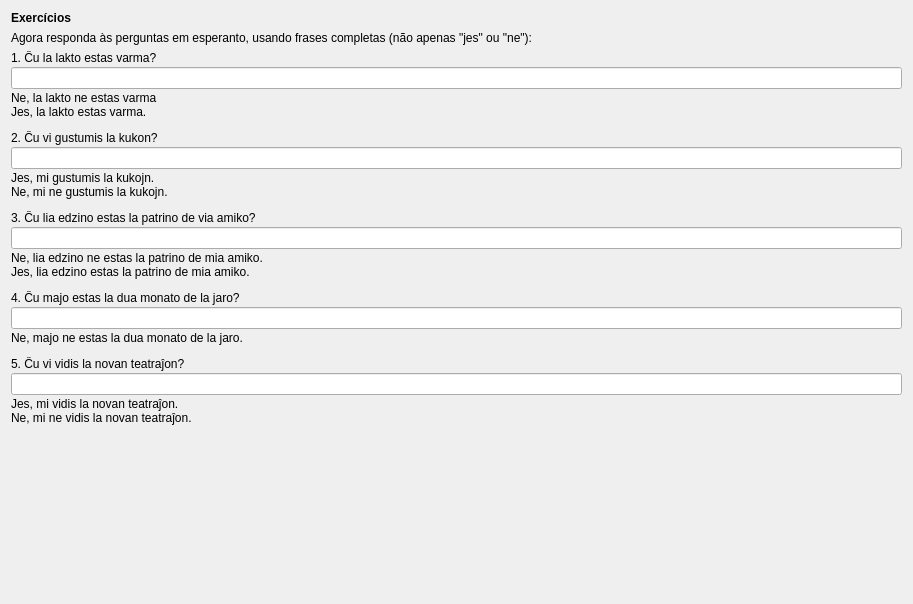
         <widget class="QWidget" name="scrollAreaWidgetContents_8">
          <property name="geometry">
           <rect>
            <x>0</x>
            <y>0</y>
            <width>913</width>
            <height>604</height>
           </rect>
          </property>
          <layout class="QVBoxLayout" name="verticalLayout_11">
           <item>
            <widget class="titolo" name="Lec04_Label6">
             <property name="sizePolicy">
              <sizepolicy hsizetype="Preferred" vsizetype="Maximum">
               <horstretch>0</horstretch>
               <verstretch>0</verstretch>
              </sizepolicy>
             </property>
             <property name="font">
              <font>
               <weight>75</weight>
               <bold>true</bold>
              </font>
             </property>
             <property name="text">
              <string>Exercícios</string>
             </property>
             <property name="wordWrap">
              <bool>true</bool>
             </property>
            </widget>
           </item>
           <item>
            <widget class="QLabel" name="Lec04_Label401">
             <property name="text">
              <string>Agora responda às perguntas em esperanto, usando frases completas (não apenas &quot;jes&quot; ou &quot;ne&quot;):</string>
             </property>
             <property name="wordWrap">
              <bool>true</bool>
             </property>
            </widget>
           </item>
           <item>
            <layout class="QVBoxLayout" name="verticalLayout_185">
             <property name="spacing">
              <number>12</number>
             </property>
             <item>
              <layout class="QVBoxLayout" name="verticalLayout_186">
               <property name="spacing">
                <number>2</number>
               </property>
               <item>
                <widget class="QLabel" name="Label385_2">
                 <property name="text">
                  <string>1. Ĉu la lakto estas varma?</string>
                 </property>
                 <property name="alignment">
                  <set>Qt::AlignBottom|Qt::AlignLeading|Qt::AlignLeft</set>
                 </property>
                 <property name="wordWrap">
                  <bool>true</bool>
                 </property>
                 <property name="buddy">
                  <cstring>lineEdit_53</cstring>
                 </property>
                 <property name="lingvo" stdset="0">
                  <string>eo</string>
                 </property>
                </widget>
               </item>
               <item>
                <widget class="cx_edit" name="lineEdit_53">
                 <property name="sizePolicy">
                  <sizepolicy hsizetype="Preferred" vsizetype="Preferred">
                   <horstretch>0</horstretch>
                   <verstretch>0</verstretch>
                  </sizepolicy>
                 </property>
                </widget>
               </item>
               <item>
                <widget class="korekta" name="label_11">
                 <property name="text">
                  <string>Ne, la lakto ne estas varma 
Jes, la lakto estas varma.</string>
                 </property>
                </widget>
               </item>
              </layout>
             </item>
             <item>
              <layout class="QVBoxLayout" name="verticalLayout_187">
               <property name="spacing">
                <number>2</number>
               </property>
               <item>
                <widget class="QLabel" name="Label386_2">
                 <property name="text">
                  <string>2. Ĉu vi gustumis la kukon?</string>
                 </property>
                 <property name="alignment">
                  <set>Qt::AlignBottom|Qt::AlignLeading|Qt::AlignLeft</set>
                 </property>
                 <property name="wordWrap">
                  <bool>true</bool>
                 </property>
                 <property name="buddy">
                  <cstring>lineEdit_54</cstring>
                 </property>
                 <property name="lingvo" stdset="0">
                  <string>eo</string>
                 </property>
                </widget>
               </item>
               <item>
                <widget class="cx_edit" name="lineEdit_54">
                 <property name="sizePolicy">
                  <sizepolicy hsizetype="Preferred" vsizetype="Preferred">
                   <horstretch>0</horstretch>
                   <verstretch>0</verstretch>
                  </sizepolicy>
                 </property>
                </widget>
               </item>
               <item>
                <widget class="korekta" name="label_12">
                 <property name="text">
                  <string>Jes, mi gustumis la kukojn. 
Ne, mi ne gustumis la kukojn.</string>
                 </property>
                </widget>
               </item>
              </layout>
             </item>
             <item>
              <layout class="QVBoxLayout" name="verticalLayout_188">
               <property name="spacing">
                <number>2</number>
               </property>
               <item>
                <widget class="QLabel" name="Label387_2">
                 <property name="text">
                  <string>3. Ĉu lia edzino estas la patrino de via amiko?</string>
                 </property>
                 <property name="alignment">
                  <set>Qt::AlignBottom|Qt::AlignLeading|Qt::AlignLeft</set>
                 </property>
                 <property name="wordWrap">
                  <bool>true</bool>
                 </property>
                 <property name="buddy">
                  <cstring>lineEdit_55</cstring>
                 </property>
                 <property name="lingvo" stdset="0">
                  <string>eo</string>
                 </property>
                </widget>
               </item>
               <item>
                <widget class="cx_edit" name="lineEdit_55">
                 <property name="sizePolicy">
                  <sizepolicy hsizetype="Preferred" vsizetype="Preferred">
                   <horstretch>0</horstretch>
                   <verstretch>0</verstretch>
                  </sizepolicy>
                 </property>
                </widget>
               </item>
               <item>
                <widget class="korekta" name="label_13">
                 <property name="text">
                  <string>Ne, lia edzino ne estas la patrino de mia amiko. 
Jes, lia edzino estas la patrino de mia amiko.</string>
                 </property>
                </widget>
               </item>
              </layout>
             </item>
             <item>
              <layout class="QVBoxLayout" name="verticalLayout_189">
               <property name="spacing">
                <number>2</number>
               </property>
               <item>
                <widget class="QLabel" name="Label388_2">
                 <property name="text">
                  <string>4. Ĉu majo estas la dua monato de la jaro?</string>
                 </property>
                 <property name="alignment">
                  <set>Qt::AlignBottom|Qt::AlignLeading|Qt::AlignLeft</set>
                 </property>
                 <property name="wordWrap">
                  <bool>true</bool>
                 </property>
                 <property name="buddy">
                  <cstring>lineEdit_56</cstring>
                 </property>
                 <property name="lingvo" stdset="0">
                  <string>eo</string>
                 </property>
                </widget>
               </item>
               <item>
                <widget class="cx_edit" name="lineEdit_56">
                 <property name="sizePolicy">
                  <sizepolicy hsizetype="Preferred" vsizetype="Preferred">
                   <horstretch>0</horstretch>
                   <verstretch>0</verstretch>
                  </sizepolicy>
                 </property>
                </widget>
               </item>
               <item>
                <widget class="korekta" name="label_14">
                 <property name="text">
                  <string>Ne, majo ne estas la dua monato de la jaro.</string>
                 </property>
                </widget>
               </item>
              </layout>
             </item>
             <item>
              <layout class="QVBoxLayout" name="verticalLayout_190">
               <property name="spacing">
                <number>2</number>
               </property>
               <item>
                <widget class="QLabel" name="Label389_2">
                 <property name="text">
                  <string>5. Ĉu vi vidis la novan teatraĵon?</string>
                 </property>
                 <property name="alignment">
                  <set>Qt::AlignBottom|Qt::AlignLeading|Qt::AlignLeft</set>
                 </property>
                 <property name="wordWrap">
                  <bool>true</bool>
                 </property>
                 <property name="buddy">
                  <cstring>lineEdit_57</cstring>
                 </property>
                 <property name="lingvo" stdset="0">
                  <string>eo</string>
                 </property>
                </widget>
               </item>
               <item>
                <widget class="cx_edit" name="lineEdit_57">
                 <property name="sizePolicy">
                  <sizepolicy hsizetype="Preferred" vsizetype="Preferred">
                   <horstretch>0</horstretch>
                   <verstretch>0</verstretch>
                  </sizepolicy>
                 </property>
                </widget>
               </item>
               <item>
                <widget class="korekta" name="label_15">
                 <property name="text">
                  <string>Jes, mi vidis la novan teatraĵon. 
Ne, mi ne vidis la novan teatraĵon.</string>
                 </property>
                </widget>
               </item>
              </layout>
             </item>
             <item alignment="Qt::AlignHCenter">
              <widget class="sendujo" name="frame_2">
               <property name="frameShape">
                <enum>QFrame::StyledPanel</enum>
               </property>
               <property name="frameShadow">
                <enum>QFrame::Raised</enum>
               </property>
              </widget>
             </item>
             <item>
              <spacer name="verticalSpacer">
               <property name="orientation">
                <enum>Qt::Vertical</enum>
               </property>
               <property name="sizeHint" stdset="0">
                <size>
                 <width>20</width>
                 <height>40</height>
                </size>
               </property>
              </spacer>
             </item>
            </layout>
           </item>
          </layout>
         </widget>
